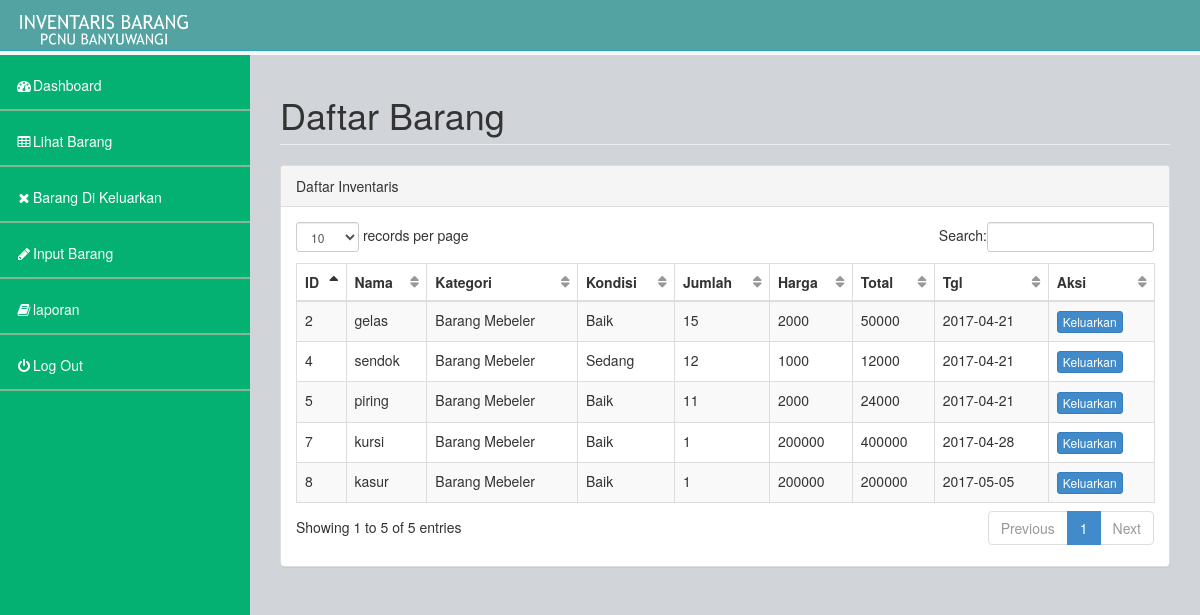
/lihat_barang.php (signed in), run on the app's committed database.
### tables this page shows
CREATE TABLE `inventaris` (
  `id_inventaris` int(10) NOT NULL,
  `nama_inventaris` varchar(200) NOT NULL,
  `kategori` varchar(50) NOT NULL,
  `kondisi` varchar(50) NOT NULL,
  `jumlah_beli` int(10) NOT NULL,
  `harga` int(12) NOT NULL,
  `total` int(12) NOT NULL,
  `tgl` date NOT NULL
);

### lihat_barang.php (the view, shortened to what this page needs)
<!DOCTYPE html>
<html>
<head>
    <link href="assets/plugins/bootstrap/bootstrap.css" rel="stylesheet" />
    <link href="assets/font-awesome/css/font-awesome.css" rel="stylesheet" />
    <link href="assets/plugins/pace/pace-theme-big-counter.css" rel="stylesheet" />
  <link href="assets/css/style.css" rel="stylesheet" />
      <link href="assets/css/main-style.css" rel="stylesheet" />
    <link href="assets/plugins/dataTables/dataTables.bootstrap.css" rel="stylesheet" />
</head>
<body>
    <div id="wrapper">
        <nav class="navbar navbar-default navbar-fixed-top" role="navigation" id="navbar">
            <div class="navbar-header">
                <a class="navbar-brand" href="index.html">
                    <img src="assets/img/head.png" alt="" />
                </a>
            </div>
            <ul class="nav navbar-top-links navbar-right">
            </ul>
        </nav>
        <nav class="navbar-default navbar-static-side" role="navigation">
            <div class="sidebar-collapse">
                <?php
					include("menu.php");
				?>
            </div>
        </nav>
        <div id="page-wrapper">
            <div class="row">
                <div class="col-lg-12">
                    <h1 class="page-header">Daftar Barang</h1>
                </div>
            </div>
            <div class="row">
                <div class="col-lg-12">
                    <div class="panel panel-default">
                        <div class="panel-heading">
                             Daftar Inventaris
                        </div>
                        <div class="panel-body">
                            <div class="table-responsive">
                                <table class="table table-striped table-bordered table-hover" id="dataTables-example">
                                    <thead>
                                        <tr>
                                            <th>ID</th>
                                            <th>Nama</th>
                                            <th>Kategori</th>
											<th>Kondisi</th>
                                            <th>Jumlah</th>
                                            <th>Harga</th>
											<th>Total</th>
											<th>Tgl</th>
											<th>Aksi</th>
                                        </tr>
                                    </thead>
                                    <tbody>
									<?php
										include("koneksi.php");
										$q = mysqli_query($konek, "SELECT*FROM inventaris WHERE jumlah_beli>0 ORDER BY id_inventaris DESC");
										while($row = mysqli_fetch_array($q)){
									?>
                                        <tr class="odd gradeX">
                                            <td><?php echo $row['id_inventaris']; ?></td>
											<td><?php echo $row['nama_inventaris']; ?></td>
											<td><?php echo $row['kategori']; ?></td>
											<td><?php echo $row['kondisi']; ?></td>
											<td><?php echo $row['jumlah_beli']; ?></td>
											<td><?php echo $row['harga']; ?></td>
											<td><?php echo $row['total']; ?></td>
											<td><?php echo $row['tgl']; ?></td>
											<td><a href='keluarkan.php?id=<?php echo $row['id_inventaris']; ?>'><button class="btn btn-primary btn-xs">Keluarkan</button></a></td>
                                        </tr>
										<?php } ?>
                                    </tbody>
                                </table>
                            </div>
                        </div>
                    </div>
                </div>
            </div>
        </div>
    </div>
</body>
</html>

### assets/css/style.css (style rules this page uses)
body { background-color: #f8f8f8; }
#wrapper { width: 100%; margin-top: 55px!important; background-color:#04B173; }
#page-wrapper { padding: 0 15px; min-height: 568px; background-color:rgb(209, 212, 216); }
@media (min-width:768px) { .navbar-static-side { z-index: 1; position: absolute; width: 250px; } }
table.dataTable thead .sorting, table.dataTable thead .sorting_asc:after, table.dataTable thead .sorting_desc, table.dataTable thead .sorting_asc_disabled, table.dataTable thead .sorting_desc_disabled { background: transparent; }
table.dataTable thead .sorting_asc:after { content: "\f0de"; float: right; font-family: fontawesome; }
table.dataTable thead .sorting:after { content: "\f0dc"; float: right; font-family: fontawesome; color: rgba(50,50,50,.5); }

### assets/css/main-style.css (style rules this page uses)
#navbar { background-color:rgb(83, 163, 163); }
.navbar-brand { padding-left:20px; }
.navbar-brand img { height:30px; }
.navbar-default { border-color: #27A6BE; }
@media (min-width:768px) { #page-wrapper { position: inherit; margin: 0 0 0 250px; padding: 0 30px; min-height: 1000px; } }

### data on the page
inventaris: id_inventaris "8", nama_inventaris "kasur", kategori "Barang Mebeler", kondisi "Baik", jumlah_beli "1", harga "200000", total "200000", tgl "2017-05-05"
inventaris: id_inventaris "7", nama_inventaris "kursi", kategori "Barang Mebeler", kondisi "Baik", jumlah_beli "1", harga "200000", total "400000", tgl "2017-04-28"
inventaris: id_inventaris "5", nama_inventaris "piring", kategori "Barang Mebeler", kondisi "Baik", jumlah_beli "11", harga "2000", total "24000", tgl "2017-04-21"
inventaris: id_inventaris "4", nama_inventaris "sendok", kategori "Barang Mebeler", kondisi "Sedang", jumlah_beli "12", harga "1000", total "12000", tgl "2017-04-21"
inventaris: id_inventaris "2", nama_inventaris "gelas", kategori "Barang Mebeler", kondisi "Baik", jumlah_beli "15", harga "2000", total "50000", tgl "2017-04-21"
